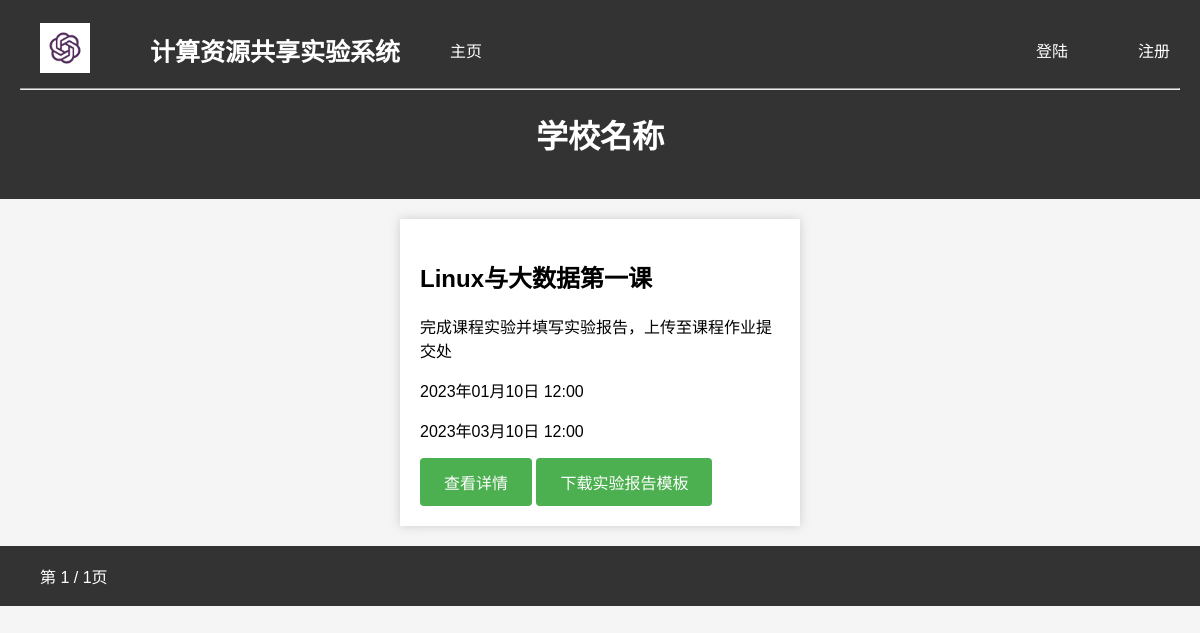
Before: / with the older database file.
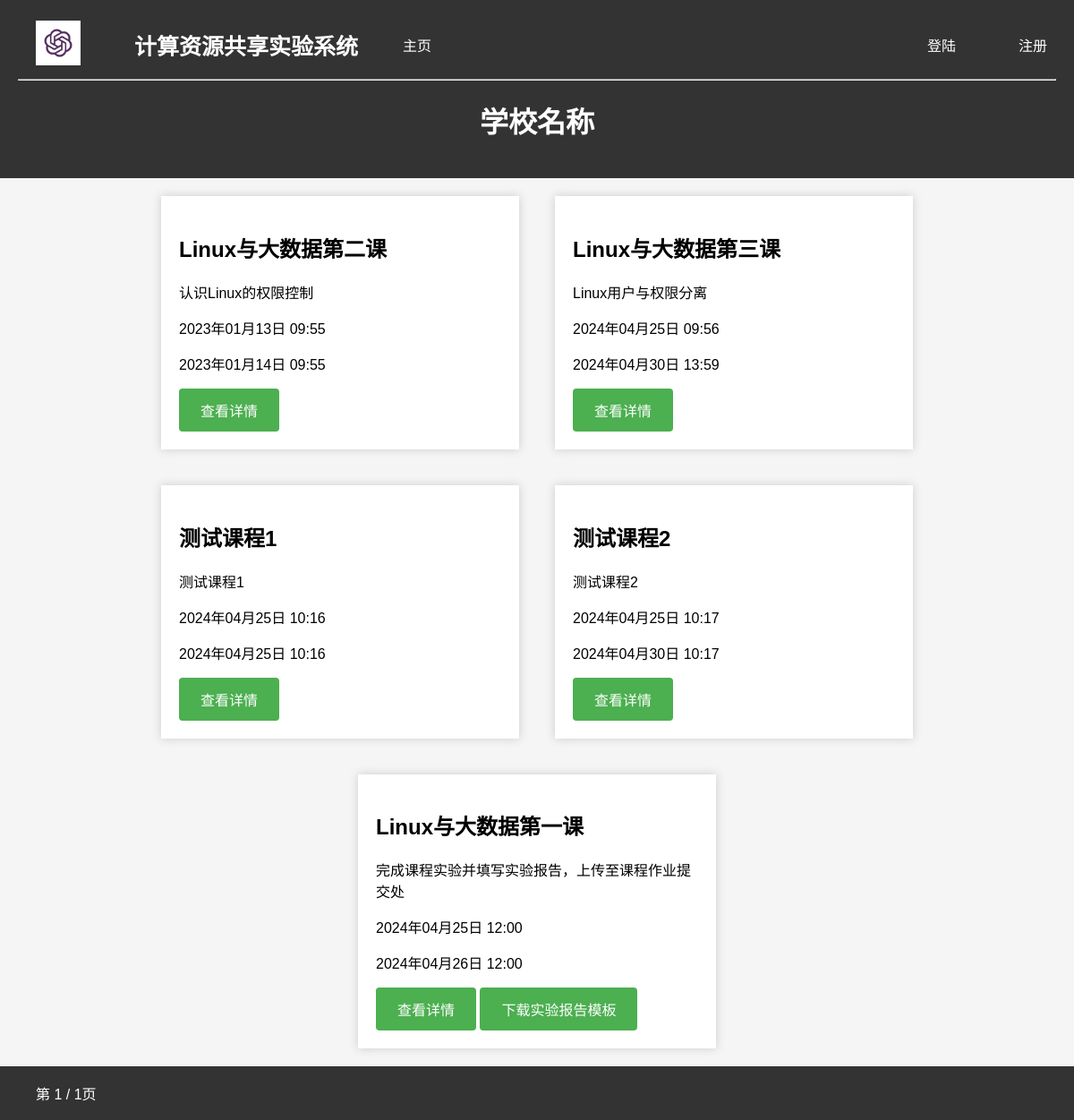
After: the same page with the newer database file.
### GeneralInformation/models.py (models this page shows, shortened)
class CourseManagement(models.Model):
    CourseName = models.CharField(max_length=40, default='课时名称', verbose_name="课时名称", )
    CourseContent = models.CharField(max_length=50, null=True, verbose_name="课程要求", )
    CourseStartTime = models.DateTimeField(verbose_name="课程开始时间", )
    CourseStopTime = models.DateTimeField(verbose_name="课程结束时间", )
    JoinUsers = models.ManyToManyField(User, verbose_name="参加课程的用户", )  # 参赛选手多选
    Experiments = models.ManyToManyField(Experiments, verbose_name="课时包含的实验环境", )  # 实验多选
    TemplateOfExperimentReport = models.FileField(upload_to='static/Upload/TemplateOfExperimentReport', max_length=300,
                                                  blank=True,
                                                  verbose_name="实验报告模板文件", )  # 实验报告模板文件
    class Meta:
        verbose_name = "课时管理"
        verbose_name_plural = "课时管理"

### StudentClient/views.py (the view)
# urls.py: path('', StudentClient.views.GetIndexPage),  # 系统主页，显示所有的课程信息
def GetIndexPage(request):
    user = request.user
    SelectCourseInfos = CourseManagement.objects.all().order_by('CourseStartTime')
    paginator = Paginator(SelectCourseInfos, 5)
    page = request.GET.get('page')
    try:
        CourseInfos = paginator.page(page)
    except PageNotAnInteger:
        CourseInfos = paginator.page(1)
    except EmptyPage:
        CourseInfos = paginator.page(paginator.num_pages)
    return render(request, "StudentClient/index.html", {'CourseInfos': CourseInfos, 'user': user})

### templates/StudentClient/index.html (shortened to what this page needs)
<!DOCTYPE html>
<html lang="en">
<head>
</head>
<body>
<div class="navbar">
    {% include 'StudentClient/header.html' %}
</div>
<main>
    <section class="course-list">
        {% for CourseInfo in CourseInfos %}
            <div class="course-item">
                <div>
                    <h2>{{ CourseInfo.CourseName }}</h2>
                    <p>{{ CourseInfo.CourseContent }}</p>
                    <p>{{ CourseInfo.CourseStartTime | date:'Y年m月d日 H:i' }}</p>
                    <p>{{ CourseInfo.CourseStopTime | date:'Y年m月d日 H:i' }}</p>
                    <button class="view-details-btn"
                            onclick="window.location.href='/Course/?CourseID={{ CourseInfo.id }}'">查看详情</button>
                    {% if CourseInfo.TemplateOfExperimentReport %}
                    <button class="view-details-btn"
                            onclick="window.location.href='/{{ CourseInfo.TemplateOfExperimentReport }}'">下载实验报告模板</button>
                    {% endif %}
                </div>
            </div>
        {% endfor %}
    </section>
    <div>
        <nav>
            <ul>
                第 {{ CourseInfos.number }} / {{ CourseInfos.paginator.num_pages }}页
            </ul>
        </nav>
    </div>
</main>
</body>
</html>

### templates/StudentClient/header.html (shortened to what this page needs)
<!DOCTYPE html>
<html lang="en">
<head>
</head>
<body>
<header>
    <nav>
        <div class="nav-left">
            <a>
                <img src="/static/logo.jpg" alt="Logo">
            </a>
            <a class="system-name">计算资源共享实验系统</a>
            <a href="/">主页</a>
        </div>
        <div class="nav-right">
            {% if user.is_authenticated %}
                <a href="/PasswordChange/">{{ user.username }}，您好！</a>
                <a href="/Logout/">注销</a>
            {% else %}
                <a href="/Login/">登陆</a>
                <a href="/Register/">注册</a>
            {% endif %}
        </div>
    </nav>
    <hr/>
    <h1>学校名称</h1>
</header>
</body>
</html>

### templates/StudentClient/header.html (style rules this page uses)
body { margin: 0; padding: 0; font-family: Arial, sans-serif; background-color: #f5f5f5; }
header { background-color: #333; color: #fff; padding: 20px; text-align: center; }
button { font-size: 16px; padding: 12px 24px; border-radius: 4px; border: none; cursor: pointer; transition: background-color 0.3s ease; }
.view-details-btn { background-color: #4CAF50; color: #fff; }
.course-list { display: flex; flex-wrap: wrap; justify-content: center; }
.course-item { width: 30%; margin: 20px; background-color: #fff; padding: 20px; box-shadow: 0px 0px 10px #ccc; }
nav { display: flex; align-items: center; background-color: #333; color: #fff; height: 60px; }
nav .system-name { text-decoration: none; font-weight: bold; font-size: 25px; }
.nav-left, .nav-right { display: flex; align-items: center; }
.nav-right { position: absolute; right: 0; }
.nav-left a:first-child { margin-right: 20px; }
.nav-right a { margin-left: 20px; }
nav img { width: 50px; height: 50px; }
nav a { color: #fff; text-decoration: none; font-size: 16px; padding: 12px 20px; margin-right: 10px; }

Changed rows visible on the page:
added CourseManagement: CourseName "Linux与大数据第二课", CourseContent "认识Linux的权限控制", CourseStartTime "2023年01月13日 09:55", CourseStopTime "2023年01月14日 09:55"
added CourseManagement: CourseName "Linux与大数据第三课", CourseContent "Linux用户与权限分离", CourseStartTime "2024年04月25日 09:56", CourseStopTime "2024年04月30日 13:59"
added CourseManagement: CourseName "测试课程1", CourseContent "测试课程1", CourseStartTime "2024年04月25日 10:16", CourseStopTime "2024年04月25日 10:16"
added CourseManagement: CourseName "测试课程2", CourseContent "测试课程2", CourseStartTime "2024年04月25日 10:17", CourseStopTime "2024年04月30日 10:17"
changed CourseManagement "Linux与大数据第一课": CourseStartTime "2023年01月10日 12:00" → "2024年04月25日 12:00"; CourseStopTime "2023年03月10日 12:00" → "2024年04月26日 12:00"
